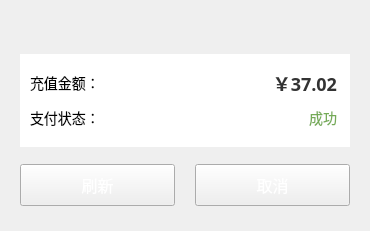
<?xml version="1.0" encoding="UTF-8"?>
<ui version="4.0">
 <class>AlipayRechargeDlg</class>
 <widget class="QDialog" name="AlipayRechargeDlg">
  <property name="geometry">
   <rect>
    <x>0</x>
    <y>0</y>
    <width>370</width>
    <height>231</height>
   </rect>
  </property>
  <property name="minimumSize">
   <size>
    <width>370</width>
    <height>231</height>
   </size>
  </property>
  <property name="focusPolicy">
   <enum>Qt::StrongFocus</enum>
  </property>
  <property name="windowTitle">
   <string>AlipayRechargeDlg</string>
  </property>
  <layout class="QGridLayout" name="gridLayout_2">
   <property name="leftMargin">
    <number>0</number>
   </property>
   <property name="topMargin">
    <number>0</number>
   </property>
   <property name="rightMargin">
    <number>0</number>
   </property>
   <property name="bottomMargin">
    <number>0</number>
   </property>
   <property name="spacing">
    <number>0</number>
   </property>
   <item row="0" column="0">
    <widget class="TitleBarWidget" name="titleWnd" native="true">
     <property name="minimumSize">
      <size>
       <width>0</width>
       <height>40</height>
      </size>
     </property>
     <property name="maximumSize">
      <size>
       <width>16777215</width>
       <height>60</height>
      </size>
     </property>
    </widget>
   </item>
   <item row="1" column="0">
    <widget class="QWidget" name="widget_2" native="true">
     <property name="styleSheet">
      <string notr="true">QWidget#widget_2 {
	border-image: url(:/shareImages/dlg_background.png);
}</string>
     </property>
     <layout class="QGridLayout" name="gridLayout">
      <property name="leftMargin">
       <number>20</number>
      </property>
      <property name="topMargin">
       <number>14</number>
      </property>
      <property name="rightMargin">
       <number>20</number>
      </property>
      <property name="bottomMargin">
       <number>25</number>
      </property>
      <property name="horizontalSpacing">
       <number>20</number>
      </property>
      <property name="verticalSpacing">
       <number>17</number>
      </property>
      <item row="1" column="0">
       <widget class="QPushButton" name="refreshButton">
        <property name="sizePolicy">
         <sizepolicy hsizetype="Minimum" vsizetype="Expanding">
          <horstretch>0</horstretch>
          <verstretch>0</verstretch>
         </sizepolicy>
        </property>
        <property name="minimumSize">
         <size>
          <width>152</width>
          <height>42</height>
         </size>
        </property>
        <property name="maximumSize">
         <size>
          <width>16777215</width>
          <height>16777215</height>
         </size>
        </property>
        <property name="font">
         <font>
          <pointsize>-1</pointsize>
         </font>
        </property>
        <property name="focusPolicy">
         <enum>Qt::NoFocus</enum>
        </property>
        <property name="styleSheet">
         <string notr="true">QPushButton#refreshButton{
	color:#ffffff;
	font-size:16px;
	border-image: url(:/shareImages/sure_normal.png);
}
                        
QPushButton#refreshButton:pressed{
	border-image: url(:/shareImages/sure_press.png);
}</string>
        </property>
        <property name="text">
         <string>刷新</string>
        </property>
       </widget>
      </item>
      <item row="1" column="1">
       <widget class="QPushButton" name="cancelButton">
        <property name="sizePolicy">
         <sizepolicy hsizetype="Minimum" vsizetype="Expanding">
          <horstretch>0</horstretch>
          <verstretch>66</verstretch>
         </sizepolicy>
        </property>
        <property name="minimumSize">
         <size>
          <width>152</width>
          <height>42</height>
         </size>
        </property>
        <property name="maximumSize">
         <size>
          <width>16777215</width>
          <height>16777215</height>
         </size>
        </property>
        <property name="font">
         <font>
          <pointsize>-1</pointsize>
         </font>
        </property>
        <property name="focusPolicy">
         <enum>Qt::NoFocus</enum>
        </property>
        <property name="styleSheet">
         <string notr="true">QPushButton#cancelButton{
	color:#ffffff;
	font-size:16px;
	border-image: url(:/shareImages/cancel_normal.png);
}
                        
QPushButton#cancelButton:pressed{
	border-image: url(:/shareImages/cancel_press.png);
}</string>
        </property>
        <property name="text">
         <string>取消</string>
        </property>
       </widget>
      </item>
      <item row="0" column="0" colspan="2">
       <widget class="QWidget" name="widget_3" native="true">
        <property name="minimumSize">
         <size>
          <width>328</width>
          <height>93</height>
         </size>
        </property>
        <property name="styleSheet">
         <string notr="true">background-color: rgb(255, 255, 255);</string>
        </property>
        <widget class="QLabel" name="rechargeLabel">
         <property name="geometry">
          <rect>
           <x>10</x>
           <y>21</y>
           <width>71</width>
           <height>16</height>
          </rect>
         </property>
         <property name="font">
          <font>
           <pointsize>-1</pointsize>
          </font>
         </property>
         <property name="styleSheet">
          <string notr="true">font-size:14px;</string>
         </property>
         <property name="text">
          <string>充值金额：</string>
         </property>
        </widget>
        <widget class="QLabel" name="statusLabel">
         <property name="geometry">
          <rect>
           <x>10</x>
           <y>56</y>
           <width>71</width>
           <height>16</height>
          </rect>
         </property>
         <property name="font">
          <font>
           <pointsize>-1</pointsize>
          </font>
         </property>
         <property name="styleSheet">
          <string notr="true">font-size:14px;</string>
         </property>
         <property name="text">
          <string>支付状态：</string>
         </property>
        </widget>
        <widget class="QLabel" name="rechargeAmtLabel">
         <property name="geometry">
          <rect>
           <x>216</x>
           <y>21</y>
           <width>101</width>
           <height>16</height>
          </rect>
         </property>
         <property name="font">
          <font>
           <family>微软雅黑</family>
           <pointsize>-1</pointsize>
           <weight>75</weight>
           <italic>false</italic>
           <bold>true</bold>
          </font>
         </property>
         <property name="styleSheet">
          <string notr="true">font:bold;
font-family:&quot;微软雅黑&quot;;
font-size:18px;
color: rgb(51, 51, 51);</string>
         </property>
         <property name="text">
          <string>￥37.02</string>
         </property>
         <property name="alignment">
          <set>Qt::AlignRight|Qt::AlignTrailing|Qt::AlignVCenter</set>
         </property>
        </widget>
        <widget class="QLabel" name="statusValueLabel">
         <property name="geometry">
          <rect>
           <x>246</x>
           <y>56</y>
           <width>71</width>
           <height>16</height>
          </rect>
         </property>
         <property name="font">
          <font>
           <pointsize>-1</pointsize>
          </font>
         </property>
         <property name="styleSheet">
          <string notr="true">font-size:14px;
color: rgb(117, 171, 87);</string>
         </property>
         <property name="text">
          <string>成功</string>
         </property>
         <property name="alignment">
          <set>Qt::AlignRight|Qt::AlignTrailing|Qt::AlignVCenter</set>
         </property>
        </widget>
       </widget>
      </item>
     </layout>
    </widget>
   </item>
  </layout>
 </widget>
 <layoutdefault spacing="6" margin="11"/>
 <customwidgets>
  <customwidget>
   <class>TitleBarWidget</class>
   <extends>QWidget</extends>
   <header location="global">TitleBarWidget.h</header>
   <container>1</container>
  </customwidget>
 </customwidgets>
 <resources/>
 <connections/>
</ui>
